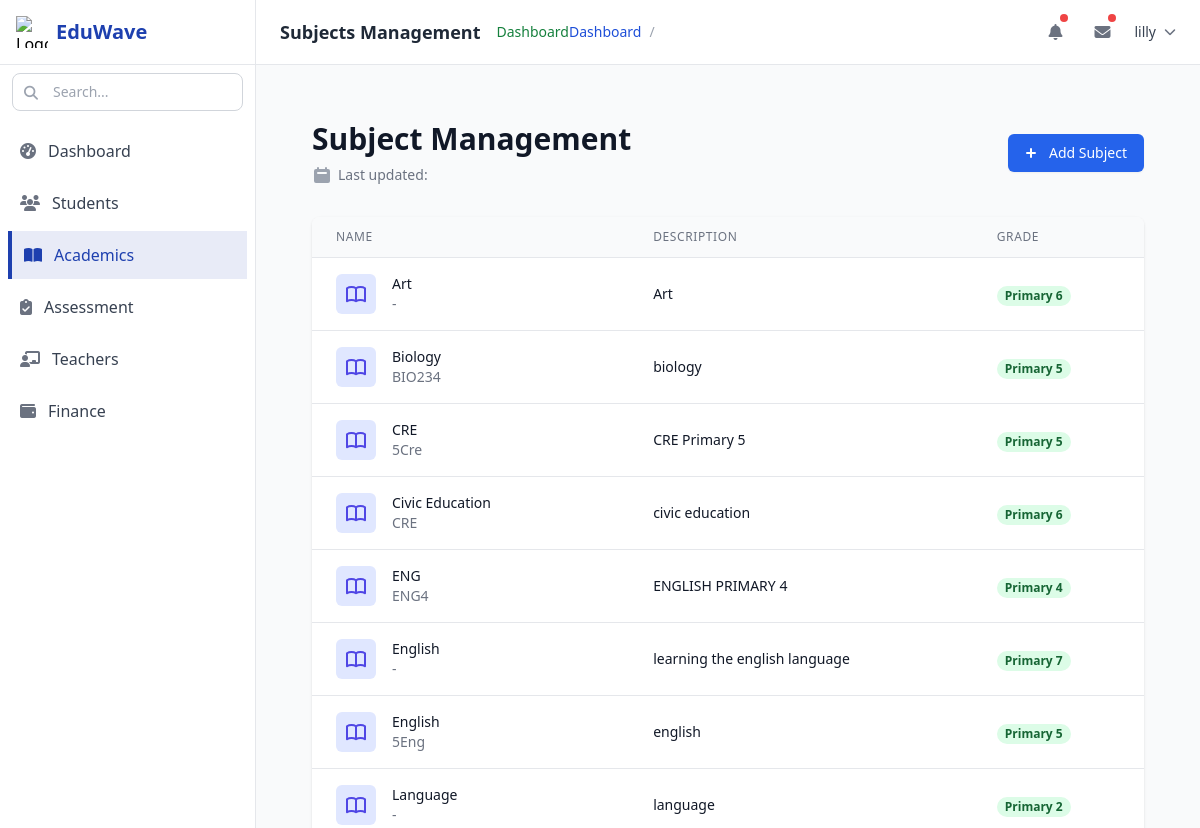
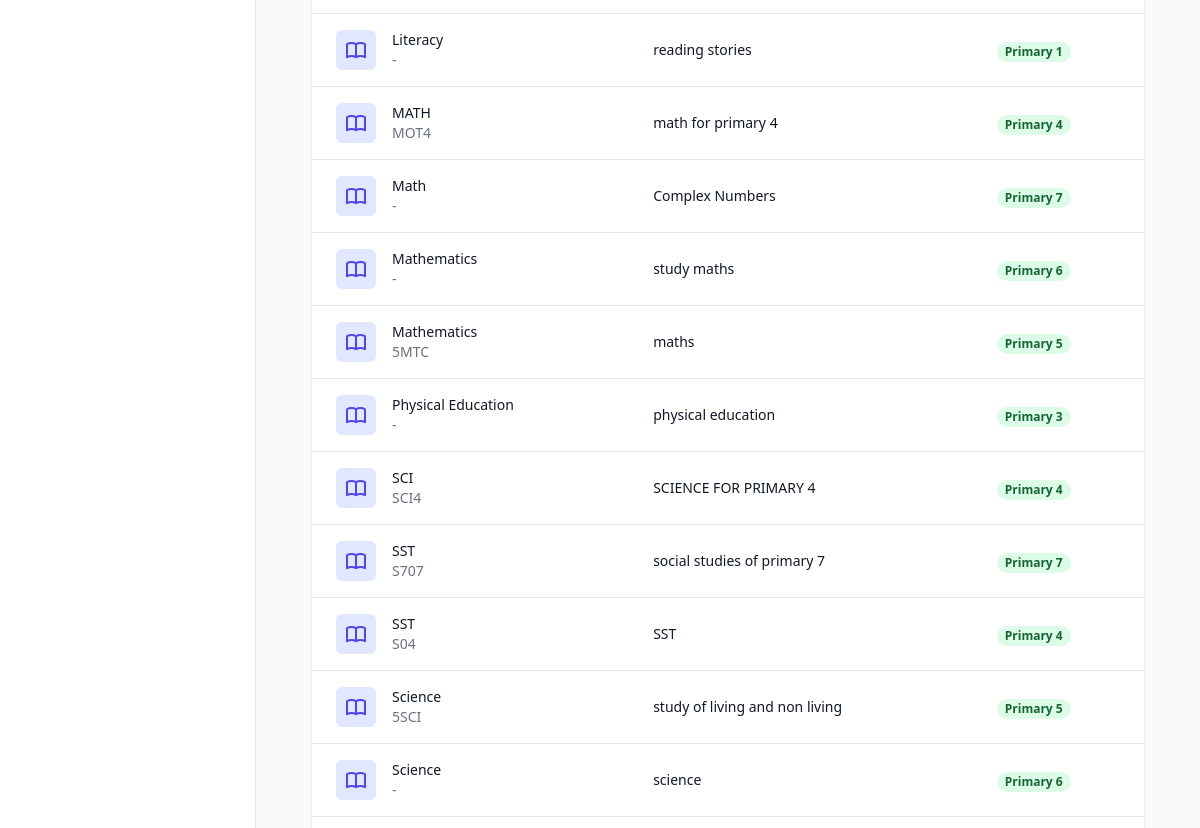
The page /academics/subjects/ (signed in, upper part) on the database as committed earlier (2 pictures, top to bottom).
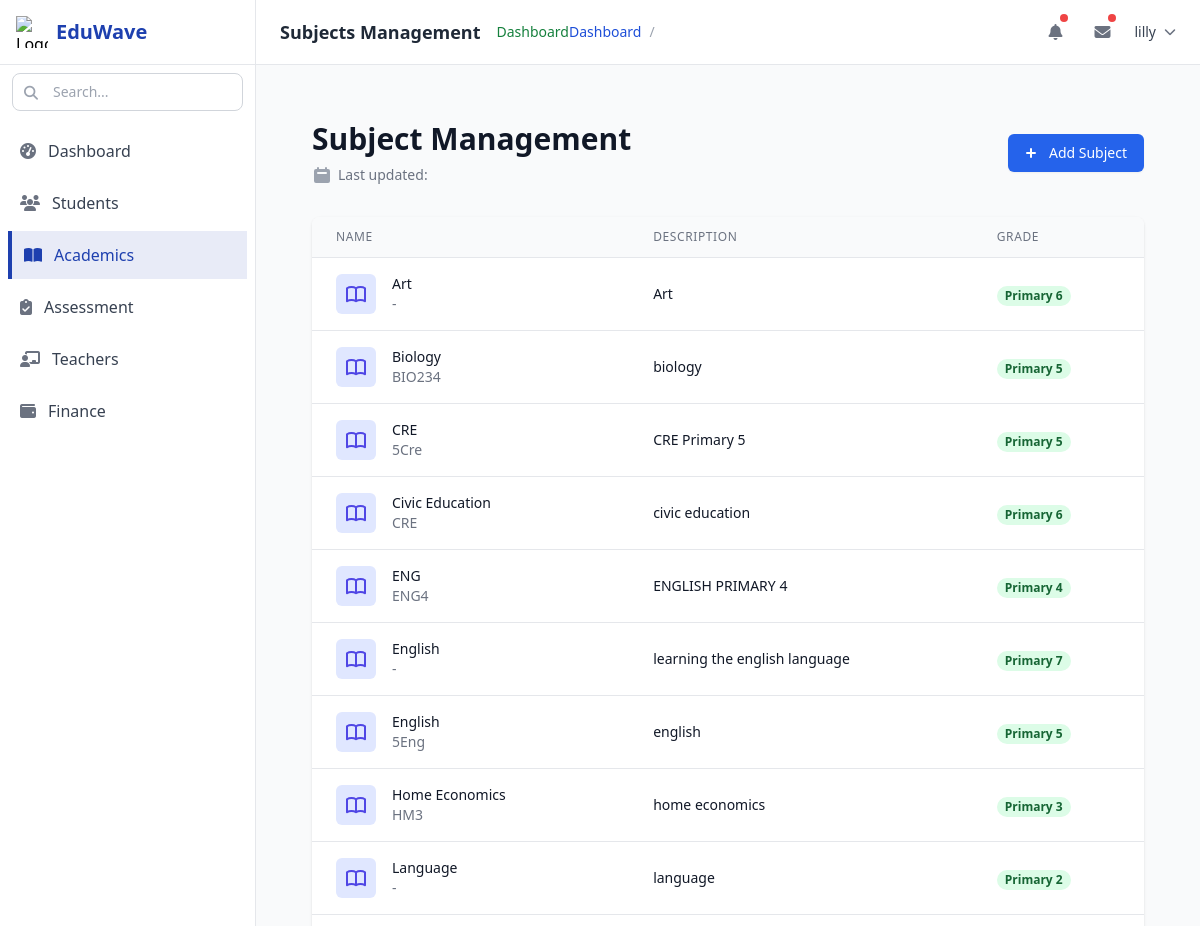
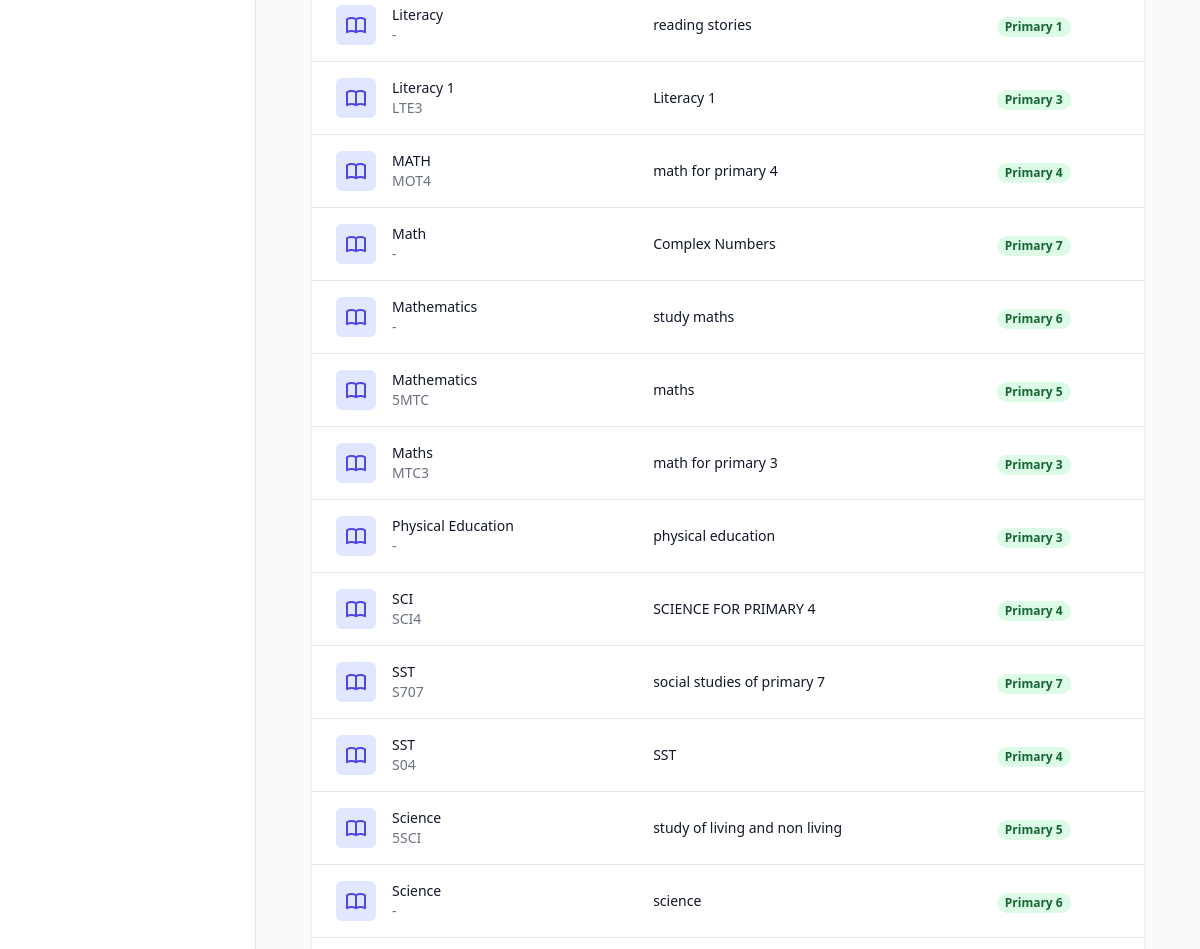
The same page on the database as committed later (2 pictures, top to bottom).
### accounts/models.py (models this page shows, shortened)
class CustomUser(AbstractUser):
    name = models.CharField(max_length=150, blank=True)
    class Role(models.TextChoices):
        ADMIN = 'ADMIN', _('Admin')
        ACADEMIC = 'ACADEMIC', _('Academic')
        TEACHER = 'TEACHER', _('Teacher')
        FINANCE = 'FINANCE', _('Finance')
        STUDENT = 'STUDENT', _('Student')
        PARENT = 'PARENT', _('Parent')
    email = models.EmailField(_('email_address'), unique=True)
    role = models.CharField(
        max_length=20,
        choices=Role.choices,
        default=Role.STUDENT,
    )
    USERNAME_FIELD = 'email'
    REQUIRED_FIELDS = ['username']
    class Meta:
        db_table = "custom_user"
        db_table_comment = "Custom user model using email for authentication with role-based access"

### academic/models.py (models this page shows, shortened)
class Subject(models.Model):
    name = models.CharField(max_length=100)
    code = models.CharField(max_length=50, blank=True, null=True)
    description = models.TextField()
    grade = models.ForeignKey(
        Grade,
        blank=True,
        null=True,
        on_delete=models.CASCADE,
        related_name="grade_subjects",
    )
    curriculum = models.ForeignKey(
        Curriculum,
        on_delete=models.CASCADE,
        related_name="subjects",
    )
    created = models.DateField(auto_now_add=True)
    updated = models.DateField(auto_now=True)
    teacher = models.ForeignKey(
        'teachers.Teacher',
        on_delete=models.SET_NULL,
        null=True,
        blank=True,
        related_name="subjects",
    )
    is_active = models.BooleanField(default=True, help_text="Whether this subject is currently being taught")
    class Meta:
        db_table = "subject"
        db_table_comment = "This includes subject data"
        ordering = ["name"]

class Grade(models.Model):
    grade_name = models.CharField(max_length=50)
    class_teacher = models.ForeignKey(
        'teachers.Teacher',
        on_delete=models.SET_NULL,
        null=True,
        related_name="grades",
    )
    created = models.DateField(auto_now_add=True)
    updated = models.DateField(auto_now=True)
    is_active = models.BooleanField(default=True, help_text="Whether this class is currently active")
    class Meta:
        db_table = "class"
        db_table_comment = "This includes class data"
        ordering = ["grade_name"]
    def __str__(self):
        return self.grade_name

### accounts/decorators.py (the view)
        def wrapper(request, *args, **kwargs):
            if request.user.is_authenticated and request.user.role in allowed_roles:
                return view_func(request, *args, **kwargs)
            if redirect_url:
                return redirect(redirect_url)
            raise PermissionDenied

### academic/views.py (called while the page is built)
@role_required(allowed_roles=['ADMIN', 'ACADEMIC'])
def subjects(requests):
    subject_list = Subject.objects.all()
    return render(requests, "subjects.html", {"subject_list":subject_list})

### academic/templates/subjects.html (shortened to what this page needs)
{% extends 'base.html' %}
{% block page_title %}Subjects Management{% endblock page_title %}
{% block academicsSetActive %}active{% endblock academicsSetActive %}
{% block content %}
<div class="max-w-7xl mx-auto px-4 sm:px-6 lg:px-8 py-8">
  <div class="md:flex md:items-center md:justify-between mb-8">
    <div class="flex-1 min-w-0">
      <h2 class="text-2xl font-bold leading-7 text-gray-900 sm:text-3xl sm:truncate">Subject Management</h2>
      <div class="mt-1 flex flex-col sm:flex-row sm:flex-wrap sm:mt-0 sm:space-x-6">
        <div class="mt-2 flex items-center text-sm text-gray-500">
          Last updated: {{ now|date:"F j, Y" }}
        </div>
      </div>
    </div>
    <div class="mt-4 flex md:mt-0 md:ml-4">
      <a href="{% url 'register_subject' %}" class="ml-3 inline-flex items-center px-4 py-2 border border-transparent rounded-md shadow-sm text-sm font-medium text-white bg-blue-600 hover:bg-blue-700 focus:outline-none focus:ring-2 focus:ring-offset-2 focus:ring-indigo-500">
        <svg class="-ml-1 mr-2 h-5 w-5" xmlns="http://www.w3.org/2000/svg" viewBox="0 0 20 20" fill="currentColor">
          <path fill-rule="evenodd" d="M10 5a1 1 0 011 1v3h3a1 1 0 110 2h-3v3a1 1 0 11-2 0v-3H6a1 1 0 110-2h3V6a1 1 0 011-1z" clip-rule="evenodd" />
        </svg>
        Add Subject
      </a>
    </div>
  </div>
  <div class="bg-white shadow overflow-hidden sm:rounded-lg">
    {% if subject_list %}
      <div class="overflow-x-auto">
        <table class="min-w-full divide-y divide-gray-200">
          <thead class="bg-gray-50">
            <tr>
              <th scope="col" class="px-6 py-3 text-left text-xs font-medium text-gray-500 uppercase tracking-wider">Name</th>
              <th scope="col" class="px-6 py-3 text-left text-xs font-medium text-gray-500 uppercase tracking-wider">Description</th>
              <th scope="col" class="px-6 py-3 text-left text-xs font-medium text-gray-500 uppercase tracking-wider">Grade</th>
            </tr>
          </thead>
          <tbody class="bg-white divide-y divide-gray-200">
            {% for subject in subject_list %}
            <tr class="hover:bg-gray-50 transition duration-150 ease-in-out">
              <td class="px-6 py-4 whitespace-nowrap">
                <div class="flex items-center">
                  <div class="flex-shrink-0 h-10 w-10 flex items-center justify-center rounded-md bg-indigo-100 text-indigo-600">
                  </div>
                  <div class="ml-4">
                    <div class="text-sm font-medium text-gray-900">{{ subject.name }}</div>
                    <div class="text-sm text-gray-500">{{ subject.code|default:"-" }}</div>
                  </div>
                </div>
              </td>
              <td class="px-6 py-4">
                <div class="text-sm text-gray-900 max-w-xs truncate">{{ subject.description|default:"-" }}</div>
              </td>
              <td class="px-6 py-4 whitespace-nowrap">
                <span class="px-2 inline-flex text-xs leading-5 font-semibold rounded-full bg-green-100 text-green-800">
                  {{ subject.grade|default:"Not assigned" }}
                </span>
              </td>
            </tr>
            {% endfor %}
          </tbody>
        </table>
      </div>
    {% endif %}
  </div>
</div>
{% endblock content %}

### templates/base.html (shortened to what this page needs)
{% load static %}
<!DOCTYPE html>
<html lang="en">
<head>
  <script src="https://cdn.tailwindcss.com"></script>
  <link rel="stylesheet" href="https://cdnjs.cloudflare.com/ajax/libs/font-awesome/6.4.0/css/all.min.css" />
</head>
<body class="bg-gray-50 font-sans antialiased">
  <div class="flex h-screen overflow-hidden">
    <div class="sidebar w-64 bg-white shadow-sm flex flex-col border-r border-gray-200">
      <div class="p-4 border-b border-gray-200 flex items-center">
        <img src="https://cdn-icons-png.flaticon.com/512/3079/3079165.png" alt="Logo" class="h-8 w-8 mr-2">
        <a href="{% url 'dashboard' %}" class="text-xl font-bold text-primary-800">EduWave</a>
      </div>
      <nav class="flex-1 overflow-y-auto py-2">
        <div class="px-3 mb-4">
          <div class="relative">
            <input type="text" placeholder="Search..."
              class="w-full pl-10 pr-4 py-2 rounded-lg border border-gray-300 focus:outline-none focus:ring-2 focus:ring-primary-700 focus:border-transparent text-sm">
            <i class="fas fa-search absolute left-3 top-2.5 text-gray-400 text-sm"></i>
          </div>
        </div>
        <ul class="space-y-1 px-2">
          <li class="nav-item {% block dashboardSetActive %}{% endblock %}">
            <a href="{% url 'dashboard' %}" class="flex items-center p-3 rounded-lg">
              <i class="fas fa-tachometer-alt mr-3 text-gray-500"></i>
              <span class="text-gray-700 font-medium">Dashboard </span>
            </a>
          </li>
          <li class="nav-item {% block studentSetActive %}{% endblock %}">
            <a href="{% url 'students' %}" class="flex items-center p-3 rounded-lg">
              <i class="fas fa-users mr-3 text-gray-500"></i>
              <span class="text-gray-700 font-medium">Students</span>
            </a>
          </li>
          <li class="nav-item {% block academicsSetActive %}{% endblock %}">
            <a href="{% url 'academics' %}" class="flex items-center p-3 rounded-lg">
              <i class="fas fa-book-open mr-3 text-gray-500"></i>
              <span class="text-gray-700 font-medium">Academics</span>
            </a>
          </li>
          <li class="nav-item {% block assessmentSetActive %}{% endblock %}">
            <a href="/assessment/" class="flex items-center p-3 rounded-lg">
              <i class="fas fa-clipboard-check mr-3 text-gray-500"></i>
              <span class="text-gray-700 font-medium">Assessment</span>
            </a>
          </li>
          <li class="nav-item {% block teacherSetActive %}{% endblock %}">
            <a href="{% url 'teachers:dashboard' %}" class="flex items-center p-3 rounded-lg">
              <i class="fas fa-chalkboard-teacher mr-3 text-gray-500"></i>
              <span class="text-gray-700 font-medium">Teachers</span>
            </a>
          </li>
          <li class="nav-item {% block financeSetActive %}{% endblock %}">
            <a href="{% url 'finance-dashboard' %}" class="flex items-center p-3 rounded-lg">
              <i class="fas fa-wallet mr-3 text-gray-500"></i>
              <span class="text-gray-700 font-medium">Finance</span>
            </a>
          </li>
        </ul>
      </nav>
    </div>
    <div class="flex-1 flex flex-col overflow-hidden">
      <header class="bg-white shadow-xs border-b border-gray-200">
        <div class="flex items-center justify-between px-6 py-3">
          <div class="flex items-center">
            <h1 class="text-lg font-semibold text-gray-800 mr-4">
              {% block page_title %}{% endblock %}
            </h1>
            <nav class="flex items-center text-sm">
              <a href="/" class="text-secondary-700 hover:text-primary-900">Dashboard</a>
              <a href="{% url 'dashboard' %}" class="text-primary-700 hover:text-primary-900">Dashboard</a>
              <span class="mx-2 text-gray-400">/</span>
            </nav>
          </div>
          <div class="flex items-center space-x-4">
            <button class="relative p-2 text-gray-500 hover:text-gray-700 hover:bg-gray-100 rounded-full">
              <i class="fas fa-bell"></i>
              <span class="notification-dot"></span>
            </button>
            <button class="relative p-2 text-gray-500 hover:text-gray-700 hover:bg-gray-100 rounded-full">
              <i class="fas fa-envelope"></i>
              <span class="notification-dot"></span>
            </button>
            <div class="relative dropdown">
              <button class="flex items-center space-x-2 focus:outline-none">
                <span class="hidden md:inline text-sm font-medium text-gray-700">
                  {{ request.user.username }}
                </span>
                <i class="fas fa-chevron-down text-xs text-gray-500"></i>
              </button>
            </div>
          </div>
        </div>
      </header>
      <main class="flex-1 overflow-y-auto p-6 bg-gray-50">
        {% block content %}{% endblock %}
      </main>
    </div>
  </div>
</body>
</html>

### templates/base.html (style rules this page uses)
.sidebar { transition: all 0.3s ease; scrollbar-width: thin; scrollbar-color: #e2e8f0 transparent; }
.nav-item { transition: all 0.2s ease; }
.nav-item.active { background-color: rgba(30, 64, 175, 0.1); border-left: 4px solid #1e40af; }
.nav-item.active i, .nav-item.active span { color: #1e40af; }
.notification-dot { position: absolute; top: 2px; right: 2px; width: 8px; height: 8px; border-radius: 50%; background-color: #ef4444; }

Rows that differ between the two databases and show on the page:
added Subject: name "Home Economics", code "HM3", description "home economics", grade "Primary 3"
added Subject: name "Literacy 1", code "LTE3", description "Literacy 1", grade "Primary 3"
added Subject: name "Maths", code "MTC3", description "math for primary 3", grade "Primary 3"
